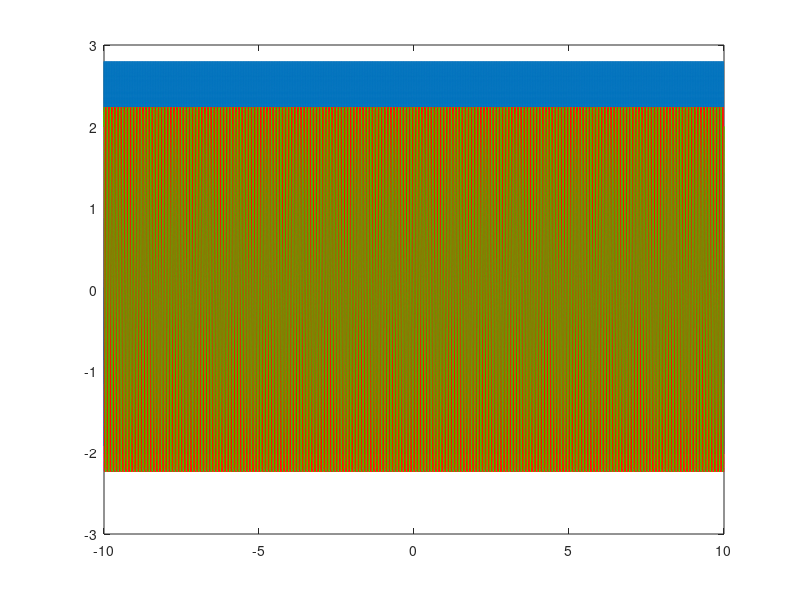

This chart was generated by the following MATLAB code:
 t=-10:0.00001:10;
 x= cos(100*pi*t) + cos(200*pi*t) + sin(500*pi*t);
 y=cos(50*pi*t)+cos(50*pi*t)+sin(50*pi*t);
 y2= cos(80*pi*t) + cos(80*pi*t) + sin(80*pi*t);
 y3=cos(20*pi*t)+cos(20*pi*t)+sin(20*pi*t);
 plot(t,x,t,y,'y',t,y2,'r',t,y3,'g');